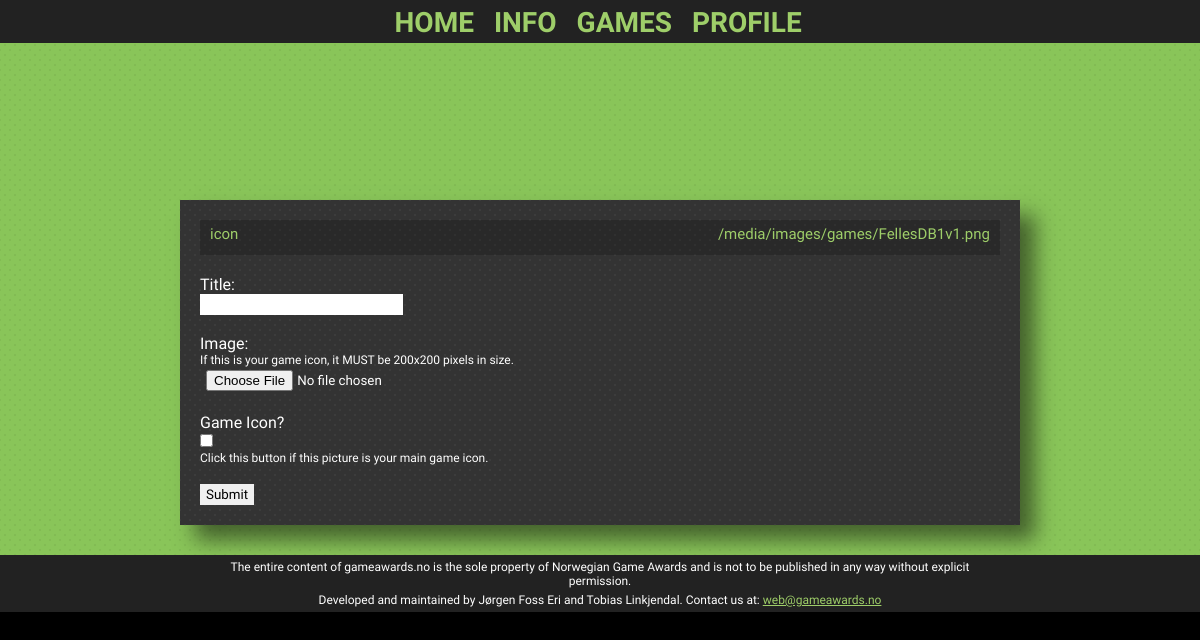
Page /gallery/add_game_pic/1/ (signed in) on the earlier database version.
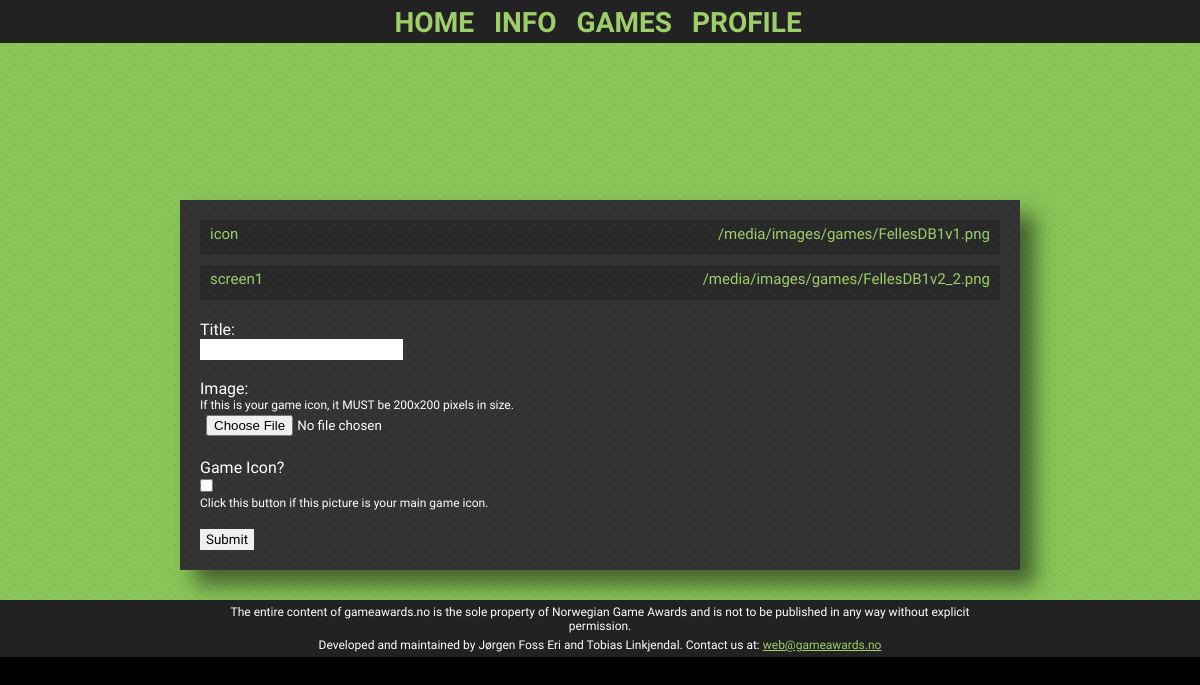
Same page on the later database version.
### gallery/models.py (models this page shows, shortened)
class GamePic(models.Model):
    title = models.CharField(max_length = 100)
    image = models.ImageField(upload_to="images/games")
    added_date = models.DateField()
    owner = models.ForeignKey(User)
    game = models.ForeignKey('runs.Game')
    game_icon = models.BooleanField(default=False)

### gallery/views.py (the view)
# urls.py: url(r'add_game_pic/(?P<game_id>\d+)/$', 'add_gamepic_request'),
def add_gamepic_request(request,game_id):
    if not request.user.is_authenticated():
        return HttpResponseRedirect('/login/')
    g = Game.objects.get(pk = game_id)
    images = GamePic.objects.filter(game=g)
    if request.method == 'POST':
        form = GamePicForm(request.POST, request.FILES)
        if form.is_valid():
            p = form.save(commit=False)
            p.added_date = timezone.now()
            p.image = request.FILES['image']
            p.game = get_object_or_404(Game, pk=game_id)
            p.owner = request.user
            p.save()
            if p.game_icon:
                gs = GamePic.objects.filter(game=g, game_icon=True)
                for gp in gs:
                    if gp.id != p.id:
                        gp.game_icon=False;
                        gp.save()
            return HttpResponseRedirect('/gallery/add_game_pic/'+str(game_id))
        else:
            context = {'form':form, 'images':images}
    else:
        form = GamePicForm()
        context = {'form':form,'images':images}
    return render_to_response(
        'gallery/add_game_pic.html',
        context,
        context_instance=RequestContext(request))

### gallery/forms.py
class GamePicForm(ModelForm):
    class Meta:
        model = GamePic
        exclude = ('added_date', 'owner', 'game')

### templates/gallery/add_game_pic.html (shortened to what this page needs)
{% extends "single_page.html" %}
{% block page %}
<div id="add-game-pic-container" class="single-page-container">
    <div id="existing-images-container">
        {% if images %}
            {% for img in images %}
               <div class="text-background existing-image">
                    <div class="existing-image-title">{{ img.title }}</div>
                    <div class="existing-image-url">{{ img.image.url }}</div>
                </div>
            {% endfor %}
        {% else %}
            <p> No images have been added </p>
        {% endif %}
    </div>
    <form action="" method="post" enctype="multipart/form-data">
        <div class="register_div">
                <p><label for="title"{% if form.image.errors %} class="error"{% endif %}>Title:</label></p>
                <p>
                    {{ form.title }}
                </p>
        </div>
        <div class="register_div">
                <p><label for="image"{% if form.image.errors %} class="error"{% endif %}>Image:</label></p>
                <div style="font-size:12px;">
                    If this is your game icon, it MUST be 200x200 pixels in size.
                </div>
                <p>
                    {{ form.image }}
               </p>
        </div>
        <div class="register_div">
                <p><label for="game_icon"{% if form.description.errors %} class="error"{% endif %}>Game Icon?</label></p>
                <p>
                    {{ form.game_icon }} <div style="font-size:12px;">Click this button if this picture is your main game icon.</div>
                </p>
        </div>
        <p><input type="submit" alt="register" /></p>
    </form>
</div>
{% endblock %}

Differences in the rows shown:
added GamePic: title "screen1", image "/media/images/games/FellesDB1v2_2.png"
